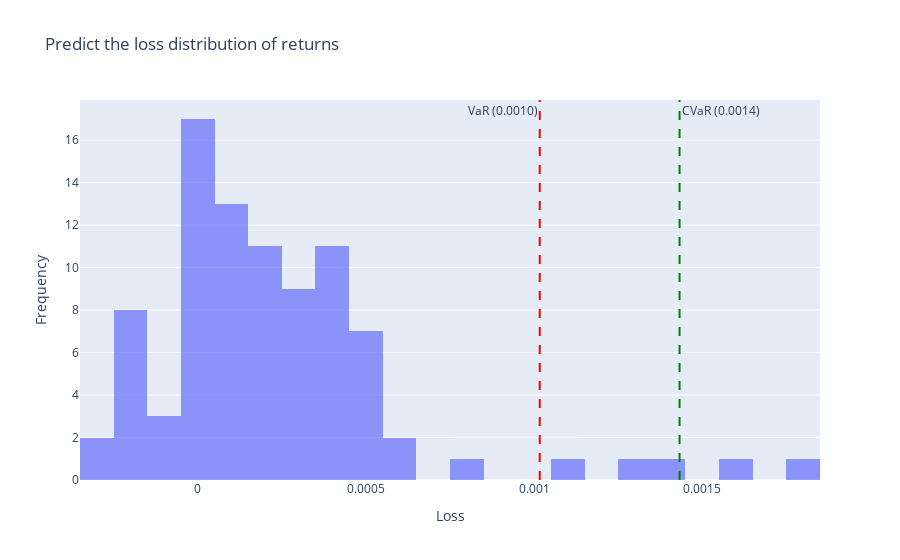

This figure's notebook cell:
### Code cell
confidence_level = 0.95
VaR, CVaR, fig_var = var_calculate(future_df, confidence_level)

print(f"Confidence Interval {confidence_level * 100}%, VaR: {VaR:.4f}")
print(f"Confidence Interval {confidence_level * 100}%, CVaR: {CVaR:.4f}")
fig_var.show()

### Figure 1 — Plotly figure (JSON) as saved in the notebook; plotly's stock layout.template omitted (floating-point values rounded to 4 significant figures)
{"data": [{"alignmentgroup": "True", "bingroup": "x", "hovertemplate": "Loss=%{x}<br>count=%{y}<extra></extra>", "legendgroup": "", "marker": {"color": "#636efa", "opacity": 0.7, "pattern": {"shape": ""}}, "name": "", "nbinsx": 30, "offsetgroup": "", "orientation": "v", "showlegend": false, "type": "histogram", "x": [0.001777, 0.001556, 0.001417, 0.001276, 0.001135, 0.000839, 0.000494, 0.0003105, 0.0002421, 0.0003706, 0.0004932, 0.0004247, 0.0003515, 0.0003334, 0.0002164, 0.000114, 6.964e-05, 0.0001089, 5.048e-05, -4.647e-05, -0.0001502, -0.0001669, -0.0001663, -0.0001805, -0.0001013, -0.0001341, -0.0001713, -0.0001769, -0.0002453, -0.0002993, -0.0002637, -0.0001715, -0.0001003, 2.263e-05, 0.0001928, 0.000317, 0.0004554, 0.0005636, 0.0005534, 0.0004662, 0.0003463, 0.0002408, 0.0002057, 0.0002795, 0.0004101, 0.0004427, 0.0003889, 0.0003228, 0.000308, 0.0003685, 0.0004053, 0.0004131, 0.0003625, 0.0002537, 0.0002058, 0.0002612, 0.0003933, 0.0004562, 0.0004707, 0.0004592, 0.0002365, 0.0002172, 0.0001984, 0.0001795, 0.0001613, 0.0001447, 0.0001306, 0.0001184, 0.0001073, 9.68e-05, 8.569e-05, 7.442e-05, 6.438e-05, 5.505e-05, 4.644e-05, 3.918e-05, 3.29e-05, 2.7e-05, 2.222e-05, 1.849e-05, 1.578e-05, 1.432e-05, 1.358e-05, 1.358e-05, 1.425e-05, 1.515e-05, 1.754e-05, 2.018e-05, 2.462e-05], "xaxis": "x", "yaxis": "y"}], "layout": {"annotations": [{"showarrow": false, "text": "VaR (0.0010)", "x": 0.001017, "xanchor": "right", "xref": "x", "y": 1, "yanchor": "top", "yref": "y domain"}, {"showarrow": false, "text": "CVaR (0.0014)", "x": 0.001432, "xanchor": "left", "xref": "x", "y": 1, "yanchor": "top", "yref": "y domain"}], "barmode": "relative", "legend": {"tracegroupgap": 0}, "shapes": [{"line": {"color": "red", "dash": "dash"}, "type": "line", "x0": 0.001017, "x1": 0.001017, "xref": "x", "y0": 0, "y1": 1, "yref": "y domain"}, {"line": {"color": "green", "dash": "dash"}, "type": "line", "x0": 0.001432, "x1": 0.001432, "xref": "x", "y0": 0, "y1": 1, "yref": "y domain"}], "title": {"text": "Predict the loss distribution of returns"}, "xaxis": {"anchor": "y", "domain": [0, 1], "title": {"text": "Loss"}}, "yaxis": {"anchor": "x", "domain": [0, 1], "title": {"text": "Frequency"}}}}
